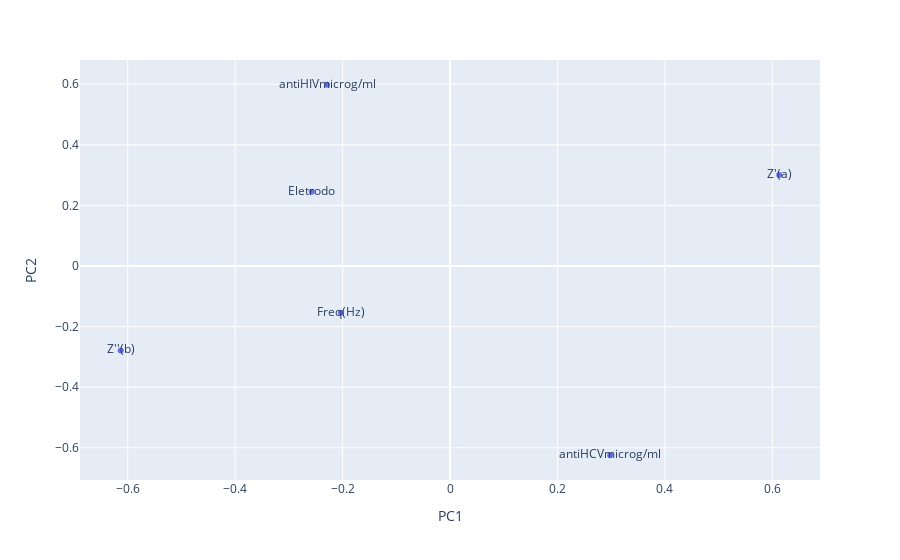

The code cell stored with this chart in its notebook:
### Code cell
# 5. Loadings Plot

loadings_label = df_loadings.index
# loadings_label = df_loadings.index.str.strip(' (cm)')

fig = px.scatter(df_loadings, x='PC1', y='PC2', text=loadings_label)
fig.show()

### Figure 1 — Plotly figure (JSON) as saved in the notebook; plotly's stock layout.template omitted (floating-point values rounded to 4 significant figures)
{"data": [{"hovertemplate": "PC1=%{x}<br>PC2=%{y}<br>index=%{text}<extra></extra>", "legendgroup": "", "marker": {"color": "#636efa", "symbol": "circle"}, "mode": "markers+text", "name": "", "orientation": "v", "showlegend": false, "text": ["Eletrodo", "Freq(Hz)", "Z'(a)", "Z''(b)", "antiHIVmicrog/ml", "antiHCVmicrog/ml"], "type": "scatter", "x": [-0.2574, -0.2032, 0.6127, -0.613, -0.229, 0.2981], "xaxis": "x", "y": [0.245, -0.1546, 0.3004, -0.2786, 0.5983, -0.6247], "yaxis": "y"}], "layout": {"legend": {"tracegroupgap": 0}, "margin": {"t": 60}, "xaxis": {"anchor": "y", "domain": [0, 1], "title": {"text": "PC1"}}, "yaxis": {"anchor": "x", "domain": [0, 1], "title": {"text": "PC2"}}}}
